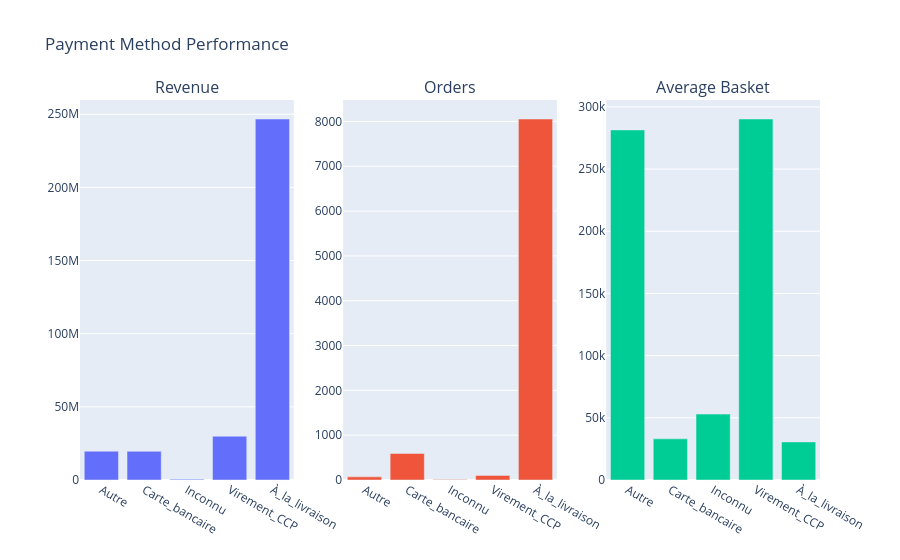

Notebook code for this chart:
### Code cell
perf = performance_per_mop(valid_sales)
fig = make_subplots(
    rows=1, cols=3,
    subplot_titles=("Revenue", "Orders", "Average Basket")
)

fig.add_trace(
    go.Bar(x=perf["payment_method_group"], y=perf["Revenue"], name="Revenue"),
    row=1, col=1
)
fig.add_trace(
    go.Bar(x=perf["payment_method_group"], y=perf["Orders"], name="Orders"),
    row=1, col=2
)
fig.add_trace(
    go.Bar(x=perf["payment_method_group"], y=perf["Average_Basket"], name="Average Basket"),
    row=1, col=3
)

fig.update_layout(title_text="Payment Method Performance", showlegend=False)
fig.show()

### Figure 1 — Plotly figure (JSON) as saved in the notebook; plotly's stock layout.template omitted (floating-point values rounded to 4 significant figures)
{"data": [{"name": "Revenue", "type": "bar", "x": ["Autre", "Carte_bancaire", "Inconnu", "Virement_CCP", "À_la_livraison"], "xaxis": "x", "y": [19710000.0, 19580000.0, 582900.0, 29900000.0, 246800000.0], "yaxis": "y"}, {"name": "Orders", "type": "bar", "x": ["Autre", "Carte_bancaire", "Inconnu", "Virement_CCP", "À_la_livraison"], "xaxis": "x2", "y": [70, 592, 11, 103, 8055], "yaxis": "y2"}, {"name": "Average Basket", "type": "bar", "x": ["Autre", "Carte_bancaire", "Inconnu", "Virement_CCP", "À_la_livraison"], "xaxis": "x3", "y": [281500.0, 33080.0, 52990.0, 290300.0, 30630.0], "yaxis": "y3"}], "layout": {"annotations": [{"font": {"size": 16}, "showarrow": false, "text": "Revenue", "x": 0.1444, "xanchor": "center", "xref": "paper", "y": 1.0, "yanchor": "bottom", "yref": "paper"}, {"font": {"size": 16}, "showarrow": false, "text": "Orders", "x": 0.5, "xanchor": "center", "xref": "paper", "y": 1.0, "yanchor": "bottom", "yref": "paper"}, {"font": {"size": 16}, "showarrow": false, "text": "Average Basket", "x": 0.8556, "xanchor": "center", "xref": "paper", "y": 1.0, "yanchor": "bottom", "yref": "paper"}], "showlegend": false, "title": {"text": "Payment Method Performance"}, "xaxis": {"anchor": "y", "domain": [0.0, 0.2889]}, "xaxis2": {"anchor": "y2", "domain": [0.3556, 0.6444]}, "xaxis3": {"anchor": "y3", "domain": [0.7111, 1.0]}, "yaxis": {"anchor": "x", "domain": [0.0, 1.0]}, "yaxis2": {"anchor": "x2", "domain": [0.0, 1.0]}, "yaxis3": {"anchor": "x3", "domain": [0.0, 1.0]}}}
